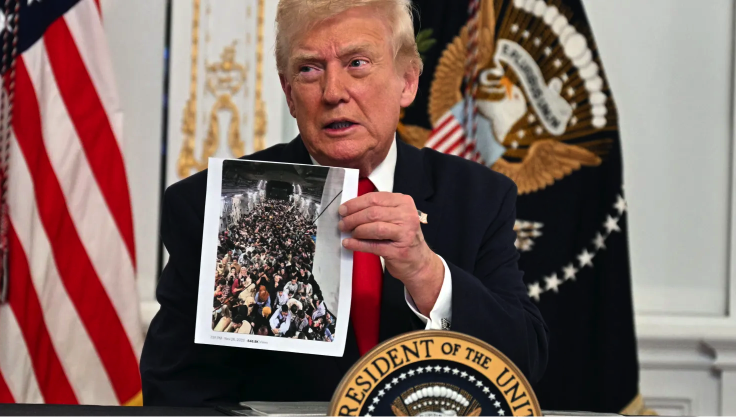
#> input picture reports/latex/Figures/DonaldTrump.png, 1472 x 836 px, given in place of vb_month.png, which was not available (shown at 1/2 size)
$ python make_data_figures.py
#> lines starting #> are read from the running program, lines starting #| are printed output that depends on the picture
### vp_model/palette.py
"""Paleta cromática canónica del proyecto — fuente única de verdad para TODAS las figuras.

Antes, cada script de figuras definía sus propios colores (10+ grises distintos, 3 vinos,
3 dorados, 4 mapas de calor diferentes, y colores de país inconsistentes entre figuras).
Este módulo unifica todo sobre la identidad UACJ para lograr consistencia y legibilidad.

Uso:  from vp_model.palette import BLUE, GRAY, COUNTRY, REGIME, SEQ, WARN, DIV, style
      style()  # aplica rcParams comunes (serif, ejes, grid, dpi) a matplotlib
"""

from __future__ import annotations

from matplotlib.colors import LinearSegmentedColormap

# --- Núcleo institucional UACJ --------------------------------------------------------
BLUE = "#003CA6"  # uacjblue — color primario
YELLOW = "#FFD600"  # uacjyellow — solo rellenos/chips (ilegible como línea fina)
GRAY = "#555559"  # uacjgray — texto secundario, ejes
INK = "#231F20"  # uacjblack — texto/línea dominante

# --- Rampa de grises fríos (consolida los 10+ grises dispersos) ------------------------
MID = "#9AA3AD"  # gris medio: marcadores secundarios, líneas de referencia
MUTE = "#C4CAD2"  # series/barras atenuadas (inactivas)
GRID = "#E8ECF0"  # líneas de cuadrícula
STRIPE = "#F4F6FB"  # cebra de tablas

# --- Acentos secundarios (una sola versión de cada uno) --------------------------------
TEAL = "#2E7D6F"
WINE = "#8C2D2D"
GOLD = "#B8860B"
SLATE = "#5B6770"

# --- Colores de país/área (CONSISTENTES en todo el documento) -------------------------
# México = azul (sujeto piloto, coincide con el resaltado Latinometrics). Tonos bien
# separados en matiz (azul/vino/dorado/teal/pizarra) y razonablemente daltónico-distintos.
COUNTRY = {
    "mexico": BLUE,
    "india": WINE,
    "china": GOLD,
    "philippines": TEAL,
    "all_chargeability": SLATE,
}
COUNTRY_NAME = {
    "mexico": "México",
    "india": "India",
    "china": "China",
    "philippines": "Filipinas",
    "all_chargeability": "Resto del mundo",
}

# --- Tipografía de imprenta (igual al entregable: Times vía mathptmx) -----------------
# Primero Times New Roman (TrueType: se incrusta limpia como Type 42); TeX Gyre Termes
# (OTF/CFF) queda de respaldo porque Matplotlib la incrusta como CFF dentro de un
# descriptor TrueType y algunos visores lo marcan como inconsistente.
SERIF_FONTS = ["Times New Roman", "TeX Gyre Termes", "Nimbus Roman", "Times"]
FONT_RC = {
    "font.family": "serif",
    "font.serif": SERIF_FONTS,
    "mathtext.fontset": "stix",
    "pdf.fonttype": 42,
    "ps.fonttype": 42,
}


def register_fonts() -> None:
    """Registra TeX Gyre Termes del árbol TeX si existe (respaldo de Times). Idempotente."""
    import glob
    import shutil
    import subprocess

    from matplotlib import font_manager as fm

    if any(f.name == "TeX Gyre Termes" for f in fm.fontManager.ttflist):
        return
    kpse = shutil.which("kpsewhich")
    if not kpse:
        return
    try:
        hit = subprocess.run([kpse, "texgyretermes-regular.otf"], capture_output=True, text=True, timeout=10).stdout
    except OSError, subprocess.SubprocessError:
        return
    if hit.strip():
        import os

        for f in glob.glob(os.path.join(os.path.dirname(hit.strip()), "texgyretermes-*.otf")):
            fm.fontManager.addfont(f)


# --- Rótulos legibles para el texto de las figuras (nunca el identificador crudo) -------
CATEGORY_NAME = {
    "EB3_OW": "EB-3 otros trabajadores",
    "EB4_RW": "EB-4 religiosos",
    "EB4_TRANS": "EB-4 traductores",
    "EB5_HIGHUNEMP": "EB-5 alto desempleo",
    "EB5_INFRA": "EB-5 infraestructura",
    "EB5_NONRC": "EB-5 fuera de centro regional",
    "EB5_PILOT": "EB-5 programa piloto",
    "EB5_RC": "EB-5 centro regional",
    "EB5_RURAL": "EB-5 rural",
    "EB5_TEA": "EB-5 área focalizada",
    "EB5_UNRESERVED": "EB-5 no reservada",
}


def cat_label(code: str) -> str:
    # [5 lines left out: function cat_label, not called in this run]

def series_label(uid: str, sep: str = " · ") -> str:
    # [10 lines left out: function series_label, not called in this run]

# --- Régimen de celda C/F/U/UNK (relleno pastel para tablas, línea sólida para series) -
REGIME = {
    "F": {"fill": "#DCE6F5", "line": BLUE},  # fecha publicada (objetivo)
    "C": {"fill": "#D8EAD3", "line": TEAL},  # Current (sin atraso)
    "U": {"fill": "#F6D9D6", "line": WINE},  # Unavailable
    "UNK": {"fill": "#ECECEC", "line": MID},  # sin dato
}

# --- Mapas de calor de marca (reemplazan vlag/crest/YlGnBu/YlOrRd) --------------------
SEQ = LinearSegmentedColormap.from_list("uacj_seq", ["#FFFFFF", "#9CC0F0", BLUE])  # magnitud neutra
WARN = LinearSegmentedColormap.from_list("uacj_warn", ["#FFFFFF", "#E0A6A0", WINE])  # magnitud "malo" (error)
DIV = LinearSegmentedColormap.from_list("uacj_div", [WINE, "#FFFFFF", BLUE])  # divergente (correlación)

# --- Neutros del tema CLARO (AE3: antes hardcodeados en make_gallery_figures) ----------
# Espejo exacto de las claves de DARK para que _apply_theme() pueda re-vincular en ambas
# direcciones desde UNA fuente. UNK_FILL reconciliado con REGIME["UNK"]["fill"] — había
# DOS grises "sin dato" distintos (#EFEFEF vs #ECECEC) en el mismo documento.
LIGHT: dict = {
    "PAPER": "#FFFFFF",
    "INK": INK,
    "GRAY": GRAY,
    "MID": MID,
    "MUTE": MUTE,
    "GRID": GRID,
    "STRIPE": STRIPE,
    "BLUE": BLUE,
    "TEAL": TEAL,
    "WINE": WINE,
    "GOLD": GOLD,
    "SLATE": SLATE,
    "UNK_FILL": REGIME["UNK"]["fill"],  # un solo gris "sin dato"
    "NODATA": "#D9D9D9",
    "QUAD_BLUE": REGIME["F"]["fill"],  # mismo azul pastel que las celdas F
    "COUNTRY": COUNTRY,
    "SEQ": SEQ,
    "DIV": DIV,
}

# --- Variante OSCURA (única fuente del dark mode de figuras web) -----------------------
# Mismo lenguaje cromático sobre superficie charcoal (alineada al dark del sitio). Los
# tonos de dato se ACLARAN para conservar contraste; el amarillo UACJ no cambia. Usar
# SOLO para artefactos que se muestran en pantalla oscura (galería web); el .tex y el
# reporte PDF siguen en la paleta clara.
DARK: dict = {
    "PAPER": "#12161B",  # superficie de la figura (charcoal, no negro puro)
    "INK": "#E8EAED",
    "GRAY": "#A9B1BA",
    "MID": "#7A8590",
    "MUTE": "#414B56",
    "GRID": "#262D34",
    "STRIPE": "#1A2027",
    "BLUE": "#7AA7F8",
    "TEAL": "#57BFAA",
    "WINE": "#E08B84",
    "GOLD": "#D9A93D",
    "SLATE": "#97A5B2",
    "UNK_FILL": "#262C33",  # celdas U/sin dato en matrices
    "NODATA": "#333A42",  # barras "sin dato"
    "QUAD_BLUE": "#1E2A3F",  # cuadrante sombreado (censo de estacionariedad)
    "COUNTRY": {
        "mexico": "#7AA7F8",
        "india": "#E08B84",
        "china": "#D9A93D",
        "philippines": "#57BFAA",
        "all_chargeability": "#97A5B2",
    },
    "SEQ": LinearSegmentedColormap.from_list("uacj_seq_dark", ["#1A222E", "#3D5C93", "#7AA7F8"]),
    "DIV": LinearSegmentedColormap.from_list("uacj_div_dark", ["#E08B84", "#1E242B", "#7AA7F8"]),
}


def style() -> None:
    # [20 lines left out: function style, not called in this run]
### experiments/make_data_figures.py
"""Figuras de la sección de DATOS/EDA del entregable LaTeX (PI-I): fuente, conversión, CSV, BD.

Genera, en reports/latex/Figures/ (paleta UACJ + serif):
  data_source_page.png     recorte del screenshot real de travel.state.gov (la fuente)
  data_bulletin_table.pdf  la tabla FAD familiar real (jul-2026) tal como se publica, con régimen
  data_csv_panel.pdf       muestra del panel tidy visa_panel_long.csv (estados C/F/U)
  data_duckdb_sample.pdf   muestra del almacén DuckDB (vista v_panel_long) + el catálogo de tablas
  data_schema_er.png       diagrama ER del esquema estrella, rasterizado de docs/schema_er.svg

Insumos: docs/schema_er.svg (se rasteriza con Chrome headless, sin paso manual),
/tmp/vb_month.png (captura de la fuente), data/processed/*.
Corre en `ante`:  ante/bin/python make_data_figures.py
"""

from __future__ import annotations

import re
import shutil
import subprocess
import tempfile
from pathlib import Path

import duckdb
import matplotlib

matplotlib.use("Agg")
import matplotlib.pyplot as plt
import pandas as pd
from PIL import Image

from vp_model.palette import BLUE, COUNTRY_NAME, FONT_RC, GRAY, MUTE, REGIME, STRIPE, cat_label, register_fonts

ROOT = Path(__file__).resolve().parents[1]
FIG = ROOT / "reports" / "latex" / "Figures"
# regímenes de celda (relleno pastel) desde la paleta canónica
DATEC, CURC, UNAC, UNKC = REGIME["F"]["fill"], REGIME["C"]["fill"], REGIME["U"]["fill"], REGIME["UNK"]["fill"]
register_fonts()
plt.rcParams.update({**FONT_RC, "savefig.bbox": "tight", "savefig.dpi": 300})

ER_SVG = ROOT / "docs" / "schema_er.svg"
ER_SCALE = 3.6  # 1360x1000 viewBox x3.6 -> ~4900x3600, print grade


# [7 lines left out: function _er_viewbox, not called in this run]


AREAS = ["all_chargeability", "china", "india", "mexico", "philippines"]
ANAMES = ["All Charg.", "China", "India", "México", "Filipinas"]
CATS = ["F1", "F2A", "F2B", "F3", "F4"]


def crop_source() -> None:
    """Recorta el screenshot del Visa Bulletin a la cabecera + primera tabla (sin la barra de nav)."""
    im = Image.open("/tmp/vb_month.png")
#> im is the input picture: PIL image 1472x836 RGBA; mean R, G, B, A 127.9, 104.2, 97.9, 255
    w, h = im.size
#> w = 1472; h = 836
    im.crop((0, 250, w, 1700)).save(FIG / "data_source_page.png")  # zona con título + tablas
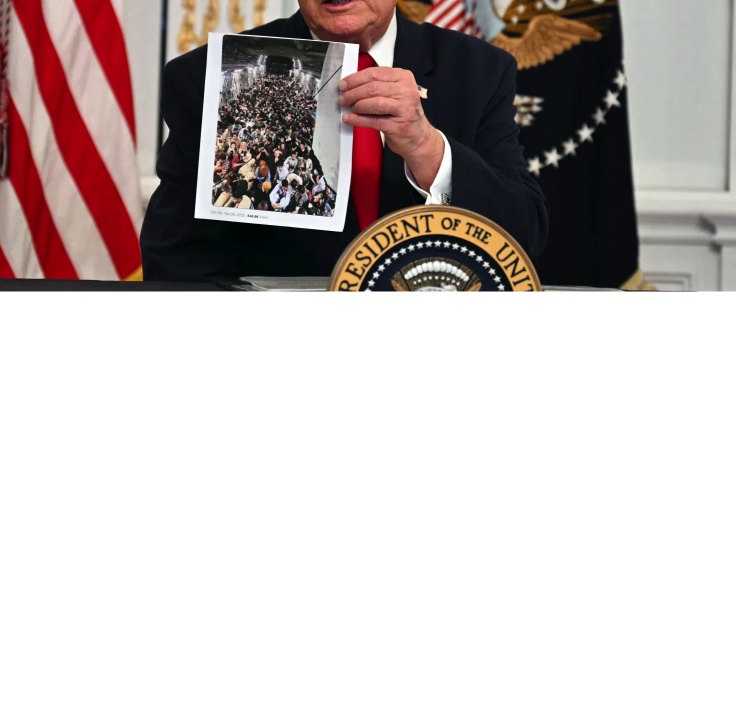
#> saved as data_source_page.png: PIL image 1472x1450 RGBA (shown at 1/2 size); mean R, G, B, A 46.2, 37.3, 35.6, 103.1; transparent parts drawn white
    print("data_source_page.png OK")


def _render_er_svg(dest: Path) -> bool:
    """Rasterise docs/schema_er.svg with a headless browser. False if none is installed.

    The ER figure used to come from a Chrome screenshot dropped by hand in /tmp,
    so it could not be regenerated -- and it silently kept pre-resurrection row
    counts (27,127 / 15,662) long after the panel grew to 27,611 / 15,931.
    Rendering the versioned SVG makes the PNG a derivative again.
    """
    browsers = [
        "/Applications/Google Chrome.app/Contents/MacOS/Google Chrome",
        "/Applications/Microsoft Edge.app/Contents/MacOS/Microsoft Edge",
        shutil.which("chromium") or "",
        shutil.which("google-chrome") or "",
    ]
    binary = next((b for b in browsers if b and Path(b).exists()), None)
    if binary is None:
        return False

    svg = ER_SVG
    width, height = _er_viewbox()
    with tempfile.TemporaryDirectory() as tmp:
        stage = Path(tmp)
        shutil.copy(svg, stage / svg.name)
        (stage / "er.html").write_text(
            "<!doctype html><meta charset='utf-8'>"
            "<style>html,body{margin:0;padding:0;background:#fff}"
            f"img{{display:block;width:{width}px;height:{height}px}}</style>"
            f"<img src='{svg.name}' alt=''>",
            encoding="utf-8",
        )
        subprocess.run(
            [
                binary,
                "--headless",
                "--disable-gpu",
                "--hide-scrollbars",
                "--default-background-color=FFFFFFFF",
                f"--window-size={width},{height}",
                f"--force-device-scale-factor={ER_SCALE}",
                f"--screenshot={dest}",
                (stage / "er.html").as_uri(),
            ],
            check=True,
            capture_output=True,
        )
    return dest.exists()


def trim_er() -> None:
    """Rasterise the star-schema ER diagram and trim its uniform white margin."""
    from PIL import ImageChops

    with tempfile.TemporaryDirectory() as tmp:
        shot = Path(tmp) / "schema_er.png"
        if not _render_er_svg(shot):
            # No browser here: fall back to a screenshot staged by hand.
            shot = Path("/tmp/schema_er.png")
            if not shot.exists():
#> (the run stopped early here; a loop or call above may not have finished)

$ run again, on reports/eda/gallery/dark/g01_panel.png
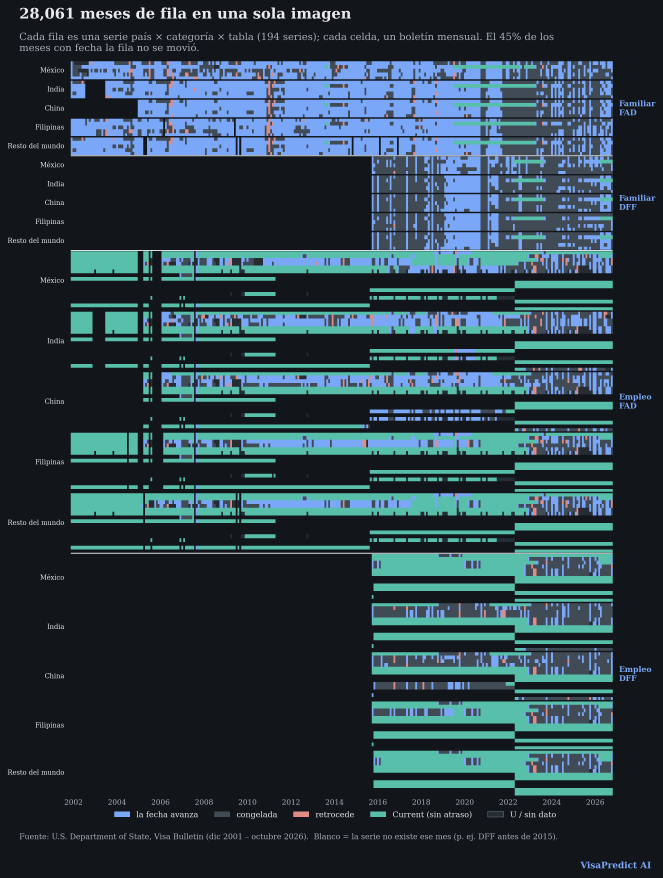
#> input picture reports/eda/gallery/dark/g01_panel.png, 2651 x 3509 px, given in place of vb_month.png, which was not available (shown at 1/4 size)
#> in crop_source, im is the input picture: PIL image 2651x3509 RGBA; mean R, G, B, A 43.9, 64.9, 74.5, 255
#> in crop_source, `im.crop((0, 250, w, 1700)).save(FIG / "data_source_page.png")`:
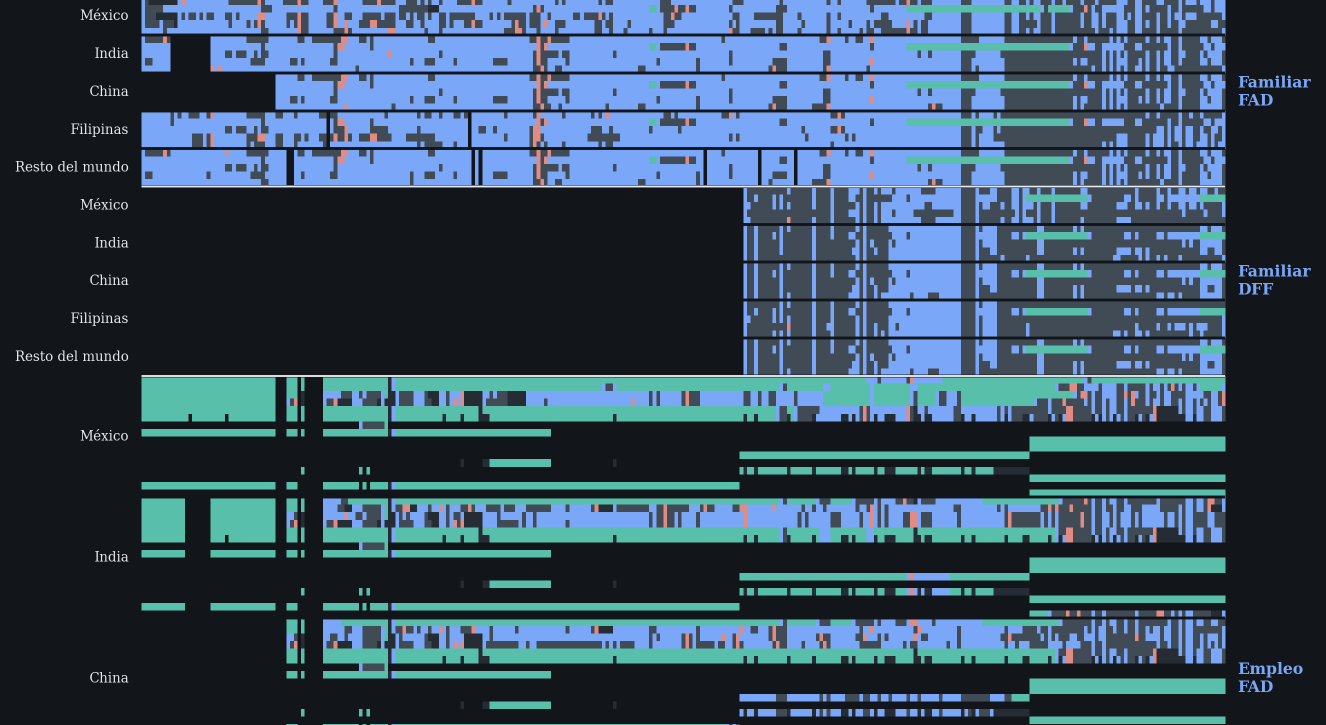
#> saved as data_source_page.png: PIL image 2651x1450 RGBA (shown at 1/2 size); mean R, G, B, A 55.8, 79.4, 97.6, 255
